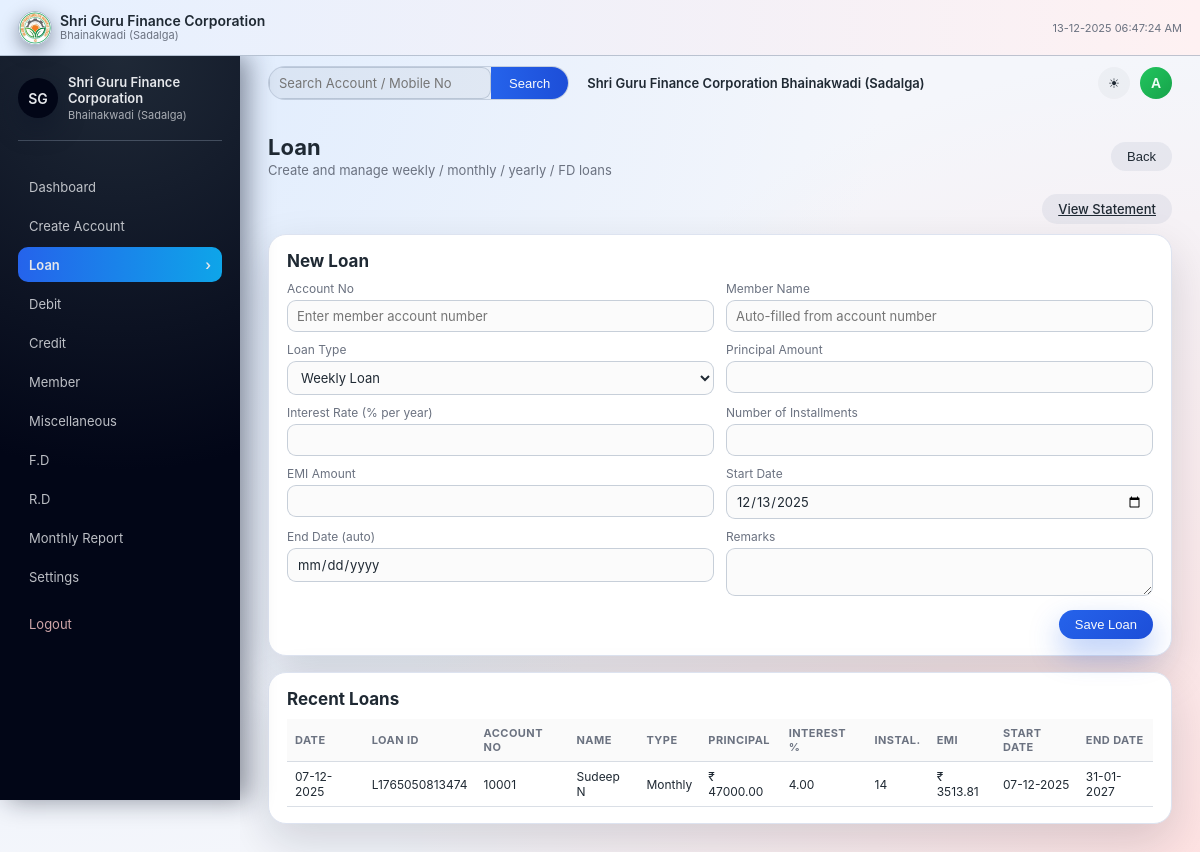
The page /loan (signed in) on the database as committed earlier.
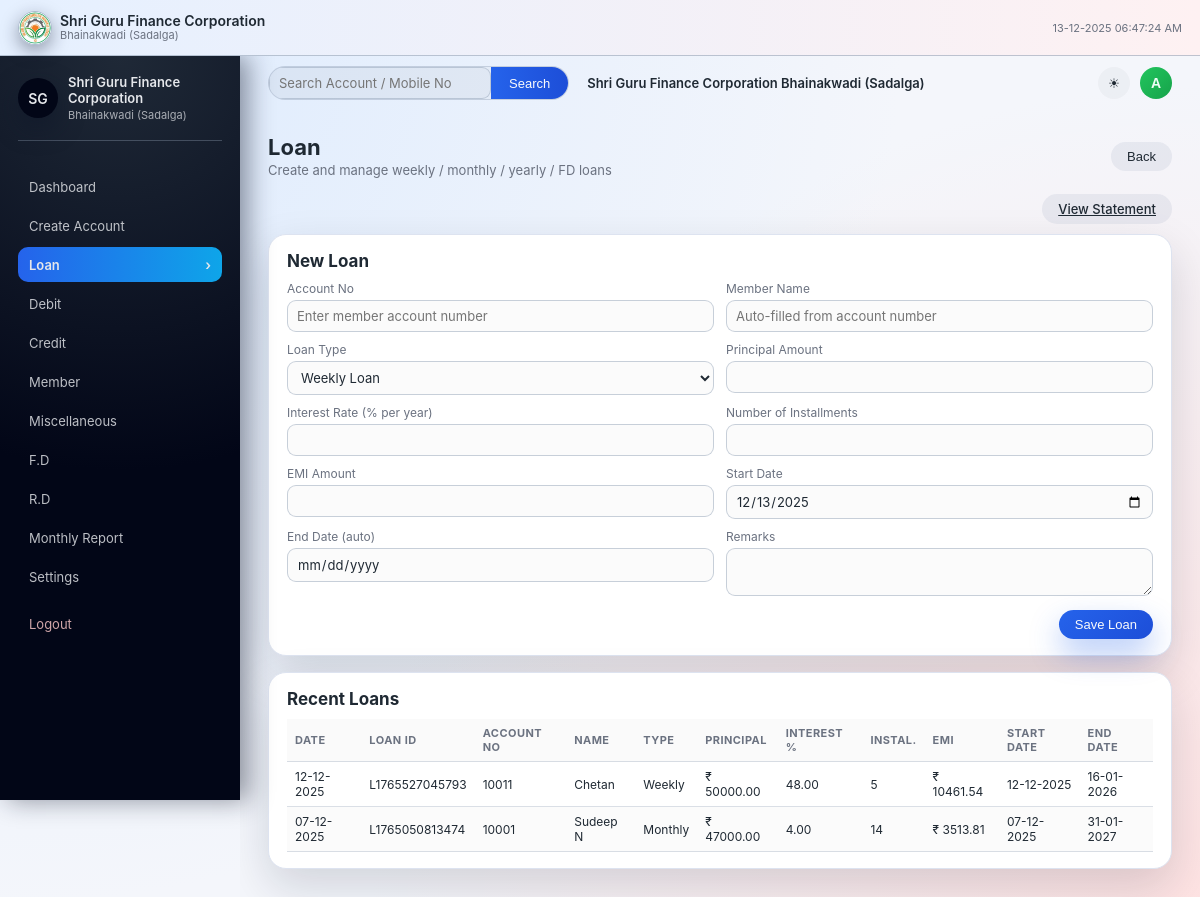
The same page on the database as committed later.
### app.py (models this page shows)
class Loan(db.Model):
    id = db.Column(db.Integer, primary_key=True)
    loan_id = db.Column(db.String(20), unique=True, nullable=False)
    member_id = db.Column(db.Integer, db.ForeignKey("member.id"), nullable=True)
    account_no = db.Column(db.String(20), nullable=False)
    member_name = db.Column(db.String(120), nullable=False)
    date = db.Column(db.Date, default=date.today)
    loan_type = db.Column(db.String(20), nullable=False)  # Weekly / Monthly / Yearly / FD Loan
    principal = db.Column(db.Float, nullable=False)
    interest_rate = db.Column(db.Float, nullable=False)
    installments = db.Column(db.Integer, nullable=False)
    emi_amount = db.Column(db.Float, nullable=False)
    start_date = db.Column(db.Date, nullable=False)
    end_date = db.Column(db.Date, nullable=False)
    remarks = db.Column(db.Text, nullable=True)

### app.py (the view, shortened to what this page needs)
@app.route("/loan", methods=["GET", "POST"])
@login_required
def loan():
    loans = []
    loans = Loan.query.order_by(Loan.date.desc(), Loan.id.desc()).limit(10).all()
    return render_template("loan.html", loans=loans)

### app.py (called while the page is built)
def login_required(view_func):
    from functools import wraps
    @wraps(view_func)
    def wrapped(*args, **kwargs):
        if "user_id" not in session:
            return redirect(url_for("login"))
        return view_func(*args, **kwargs)
    return wrapped

@app.context_processor
def inject_now():
    return {
        "now": datetime.utcnow(),
        "bank_name": "Shri Guru Finance Corporation Bhainakwadi (Sadalga)",
    }

### templates/loan.html (shortened to what the changed rows need)
{% extends "base.html" %}
{% block content %}
<div class="page-header">
    <div>
        <h2>Loan</h2>
    </div>
</div>
<div class="card table-card">
    {% if loans %}
    <div class="table-wrapper">
        <table>
            <thead>
                <tr>
                    <th>Date</th>
                    <th>Loan ID</th>
                    <th>Account No</th>
                    <th>Name</th>
                    <th>Type</th>
                    <th>Principal</th>
                    <th>Interest %</th>
                    <th>Instal.</th>
                    <th>EMI</th>
                    <th>Start Date</th>
                    <th>End Date</th>
                </tr>
            </thead>
            <tbody>
                {% for loan in loans %}
                <tr>
                    <td>{{ loan.date.strftime('%d-%m-%Y') if loan.date else '' }}</td>
                    <td>{{ loan.loan_id }}</td>
                    <td>{{ loan.account_no }}</td>
                    <td>{{ loan.member_name }}</td>
                    <td>{{ loan.loan_type }}</td>
                    <td>₹ {{ '%.2f'|format(loan.principal) }}</td>
                    <td>{{ '%.2f'|format(loan.interest_rate) }}</td>
                    <td>{{ loan.installments }}</td>
                    <td>₹ {{ '%.2f'|format(loan.emi_amount) }}</td>
                    <td>{{ loan.start_date.strftime('%d-%m-%Y') if loan.start_date else '' }}</td>
                    <td>{{ loan.end_date.strftime('%d-%m-%Y') if loan.end_date else '' }}</td>
                </tr>
                {% endfor %}
            </tbody>
        </table>
    </div>
    {% else %}
    <p class="muted">No loans found.</p>
    {% endif %}
</div>
{% endblock %}

Rows that differ between the two databases and show on the page:
added Loan: date "12-12-2025", loan_id "L1765527045793", account_no "10011", member_name "Chetan", loan_type "Weekly", principal "50000.00", interest_rate "48.00", installments "5", emi_amount "10461.54", start_date "12-12-2025", end_date "16-01-2026"
